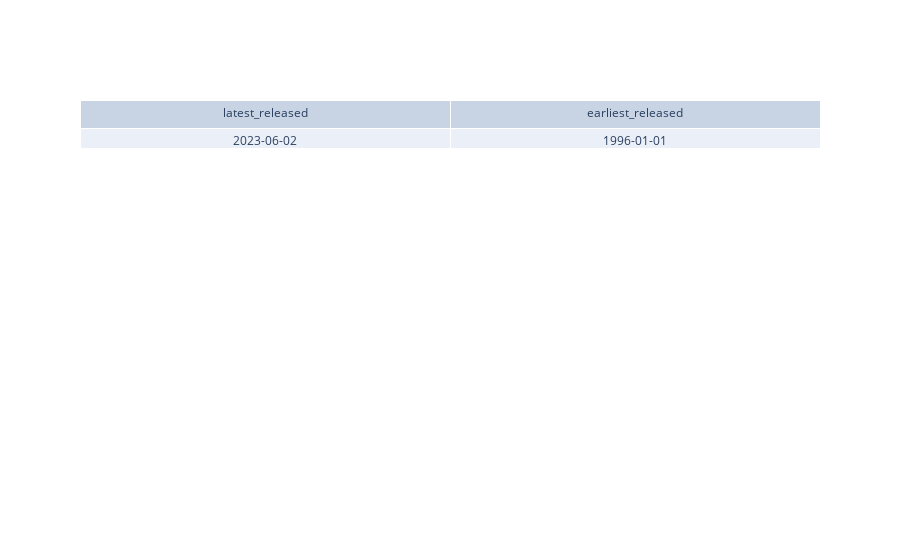
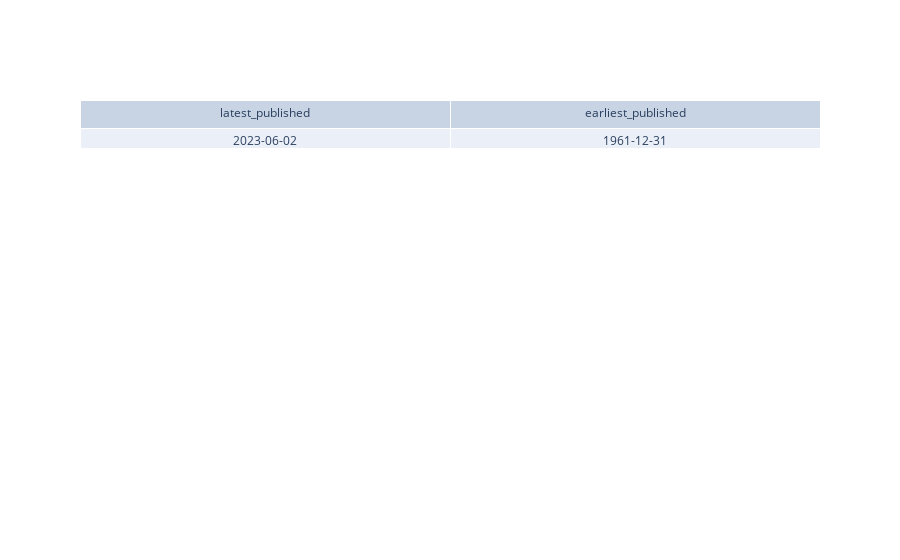

Here is the notebook cell these charts were saved with, in order:
### Markdown cell above
### what's release and published date range

### Code cell
import duckdb
import polars as pl
import plotly.graph_objects as go

con = duckdb.connect('db/cdn_open_data.db', read_only=False)

duckdb_to_arrow = con.query(
"""
    select max(TRY_CAST(date_released as date)) as latest_released, min(TRY_CAST(date_released as date)) as earliest_released from inventory;
""").arrow()

polars_df = pl.DataFrame(duckdb_to_arrow)

fig = go.Figure(data=[go.Table(header=dict(values=['latest_released', 'earliest_released']),
                 cells=dict(values=[polars_df['latest_released'], polars_df['earliest_released']]))])
fig.show()

duckdb_to_arrow = con.query(
"""
    select max(TRY_CAST(date_published as date)) as latest_published, min(TRY_CAST(date_published as date)) as earliest_published from inventory;
""").arrow()

polars_df = pl.DataFrame(duckdb_to_arrow)

fig = go.Figure(data=[go.Table(header=dict(values=['latest_published', 'earliest_published']),
                 cells=dict(values=[polars_df['latest_published'], polars_df['earliest_published']]))])
fig.show()

con.close()

### Figure 1 — Plotly figure (JSON) as saved in the notebook; plotly's stock layout.template omitted (floating-point values rounded to 4 significant figures)
{"data": [{"cells": {"values": [["2023-06-02"], ["1996-01-01"]]}, "header": {"values": ["latest_released", "earliest_released"]}, "type": "table"}], "layout": {}}

### Figure 2 — Plotly figure (JSON) as saved in the notebook; plotly's stock layout.template omitted (floating-point values rounded to 4 significant figures)
{"data": [{"cells": {"values": [["2023-06-02"], ["1961-12-31"]]}, "header": {"values": ["latest_published", "earliest_published"]}, "type": "table"}], "layout": {}}
